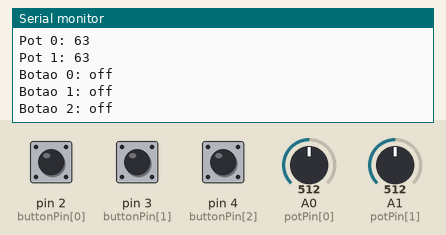
This sketch was run on a simulated SparkFun Pro Micro, built with avr-gcc and run on an emulated ATmega32U4. On the bench: the last lines printed to the serial monitor. The test bench sets the inputs (shaded band); at power-on: pin 2 (buttonPin[0]) HIGH, A0 (potPin[0]) = 512, A1 (potPin[1]) = 512, pin 3 (buttonPin[1]) HIGH, pin 4 (buttonPin[2]) HIGH.

Above: at 1.2 s.
1.3 s: pin 2 (buttonPin[0]) pulled LOW for 0.15 s
At 1.43 s:
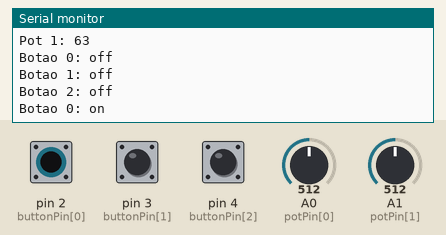
2.9 s: A0 (potPin[0]) set to 716
At 4.1 s:
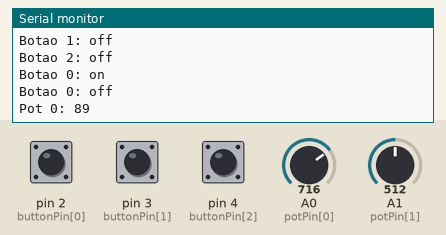
4.4 s: A1 (potPin[1]) set to 716
At 5.4 s:
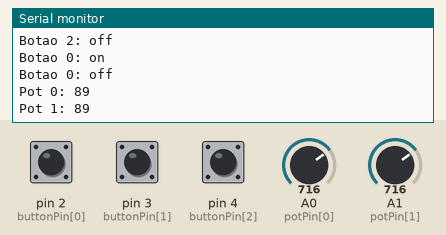
5.9 s: pin 3 (buttonPin[1]) pulled LOW for 0.15 s
At 7.2 s:
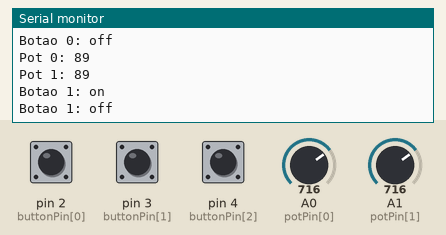
7.5 s: pin 4 (buttonPin[2]) pulled LOW for 0.15 s
At 8.5 s:
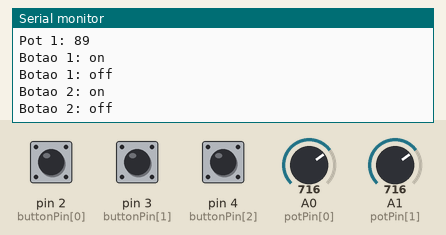
9.1 s: A0 (potPin[0]) set to 900
At 10.2 s:
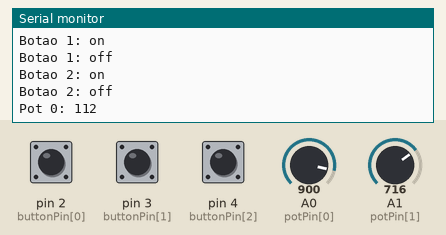
Timing chart, 0 to 11.6 s (numbered marks = the images above; inputs shaded):
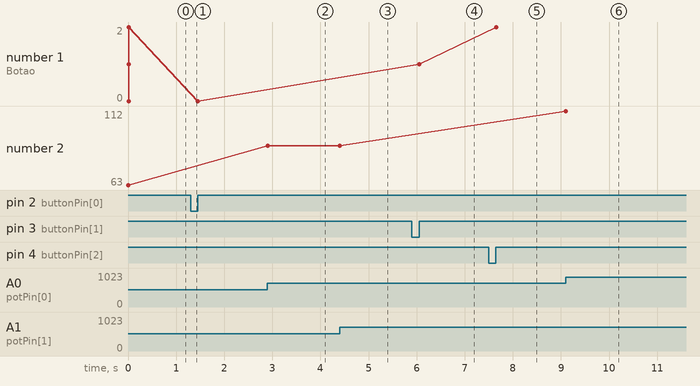

Measured:
- after the input at 1.3 s, the serial monitor: prints a new line at once (image 1)
- after the input at 2.9 s, the serial monitor: prints a new line at once (image 2)
- after the input at 4.4 s, the serial monitor: prints a new line at once (image 3)
- after the input at 5.9 s, the serial monitor: prints a new line at once (image 4)
- after the input at 7.5 s, the serial monitor: prints a new line at once (image 5)
- after the input at 9.1 s, the serial monitor: prints a new line at once (image 6)
- plotted number 1: 1 → 2 after the input at 7.5 s
- plotted number 2: 63 → 89 after the input at 2.9 s, 89 → 112 after the input at 9.1 s

The sketch:

botoes___potenciometros.ino
```cpp
// Arduino Pro Micro usa o ATmega32U4 (Leonardo, Micro, Pro Micro)
#include "MIDIUSB.h"

// BOTOES
const int N_BUTTON = 3;                       // numero total de botoes
byte buttonPin[N_BUTTON] = { 2, 3, 4 };       // pinos digitais
byte buttonState[N_BUTTON] = { 0 };           // estado atual
byte buttonPState[N_BUTTON] = { 0 };          // estado previo
unsigned long lastBounce[N_BUTTON] = { 0 };   // para "resetar" o relogio
unsigned long buttonTimer[N_BUTTON] = { 0 };  // timer do botao
int buttonTimeout = 15;

// - - - - - - - - - - - - - -

// POTENCIOMETROS
const int N_POTS = 2;              // numero total de pots
byte potPin[N_POTS] = { A0, A1 };  // pinos analogicos
int potState[N_POTS] = { 0 };
int potPState[N_POTS] = { 0 };
byte midiState[N_POTS] = { 0 };
byte midiPState[N_POTS] = { 0 };
int varThreshold = 20;

boolean openGate[N_POTS] = { false };

unsigned long lastPot[N_POTS] = { 0 };
unsigned long potTimer[N_POTS] = { 0 };

int potTimeout = 300;

int MIDI_CH = 0;  // 0-15
int NN[N_BUTTON] = { 36, 38, 40 };
int CC[N_POTS] = { 11, 13 };

void setup() {

  Serial.begin(115200);

  // delclarar os pinos do arduino
  for (int i = 0; i < N_BUTTON; i++) {
    pinMode(buttonPin[i], INPUT_PULLUP);
  }
}

// - - - - - - - - - - - - - -

void loop() {
  // put your main code here, to run repeatedly:

  buttons();
  potentiometers();
}

// - - - - - - - - - - - - - -

void buttons() {

  for (int i = 0; i < N_BUTTON; i++) {
    buttonState[i] = digitalRead(buttonPin[i]);

    buttonTimer[i] = millis() - lastBounce[i];  // corre o timer

    if (buttonTimer[i] > buttonTimeout) {

      if (buttonState[i] != buttonPState[i]) {
        lastBounce[i] = millis();  // armazena a hora

        if (buttonState[i] == 0) {
          // mandar note on
          noteOn(MIDI_CH, NN[i], 127);
          MidiUSB.flush();

          Serial.print("Botao ");
          Serial.print(i);
          Serial.println(": on");
        } else {
          // mandar note off
          noteOn(MIDI_CH, NN[i], 0);
          MidiUSB.flush();

          Serial.print("Botao ");
          Serial.print(i);
          Serial.println(": off");
        }

        buttonPState[i] = buttonState[i];
      }
    }
  }
}

// - - - - - - - - - - - - - -

void potentiometers() {

  for (int i = 0; i < N_POTS; i++) {
    potState[i] = analogRead(potPin[i]);  // leio o estado do pot | 0-1023
    midiState[i] = map(potState[i], 0, 1020, 0, 127);

    int potVar = abs(potState[i] - potPState[i]);

    if (potVar > varThreshold) {
      lastPot[i] = millis();  // salva que horas sao
    }

    potTimer[i] = millis() - lastPot[i];  // corre o timer

    if (potTimer[i] < potTimeout) {
      if (midiState[i] != midiPState[i]) {  // estado atual for diferente do previo
        // mandar CC
        controlChange(MIDI_CH, CC[i], midiState[i]);
        MidiUSB.flush();

        Serial.print("Pot ");
        Serial.print(i);
        Serial.print(": ");
        Serial.println(midiState[i]);

        midiPState[i] = midiState[i];
        potPState[i] = potState[i];
      }
    }
  }
}

// - - - - - - - - - - - - - - - - - - - - - - - - -

// Arduino (pro)micro midi functions MIDIUSB Library
void noteOn(byte channel, byte pitch, byte velocity) {
  midiEventPacket_t noteOn = { 0x09, 0x90 | channel, pitch, velocity };
  MidiUSB.sendMIDI(noteOn);
}

void controlChange(byte channel, byte control, byte value) {
  midiEventPacket_t event = { 0x0B, 0xB0 | channel, control, value };
  MidiUSB.sendMIDI(event);
}
```
